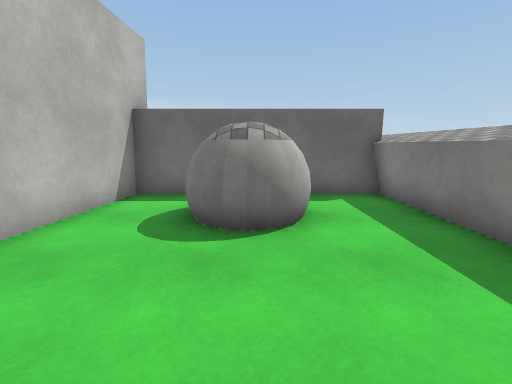
[1] (above)

16 first-person views from a walk through a 3-D level made in the Unity game engine. The camera is 1.3 m above the floor, tilts 10° down and sees 90° across. The floor is counted in squares, 1 m on a side. Each view is taken from the middle of a square. On the plan, view 1 faces up. The plan holds only what a view shows up to about 13 squares ahead; the rest is blank. The place goes on beyond the plan. Surface patterns are stand-ins for the level's own textures.

[2]
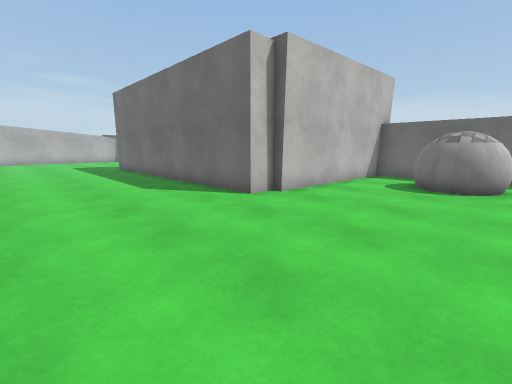

[3]
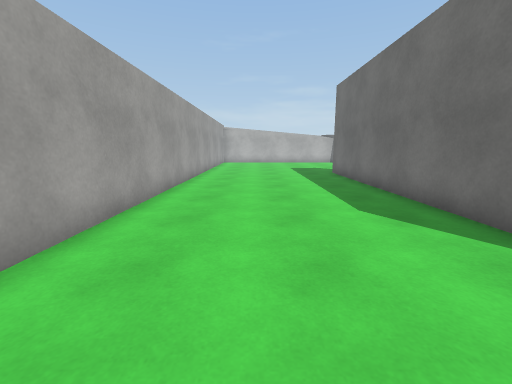

[4]
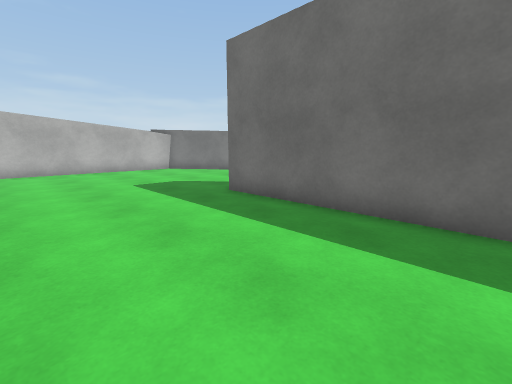

[5]
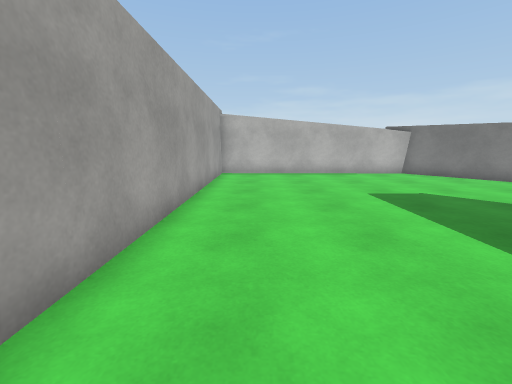

[6]
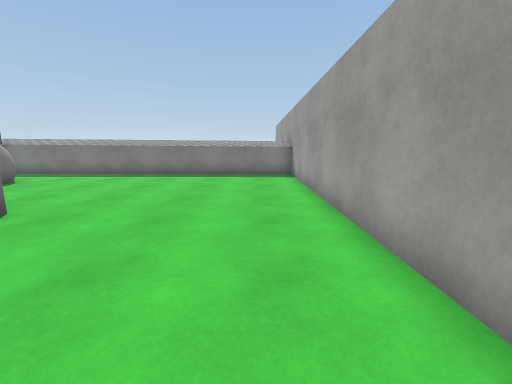

[7]
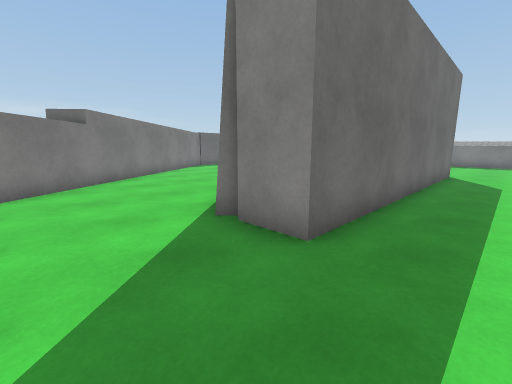

[8]
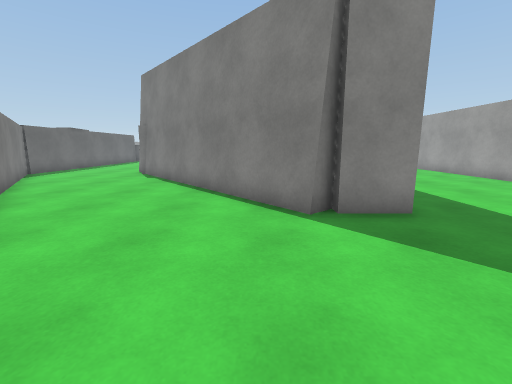

[9]
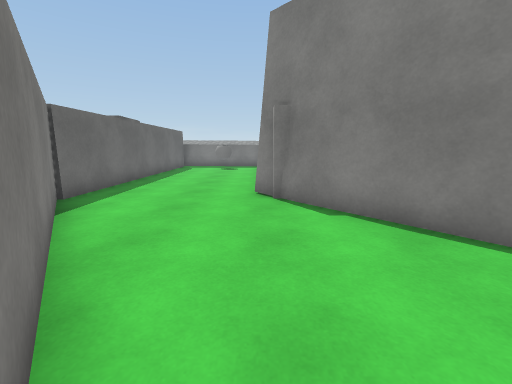

[10]
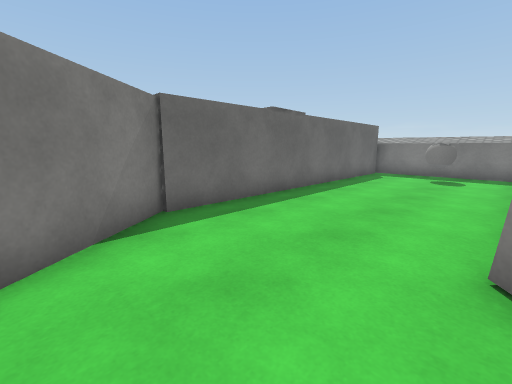

[11]
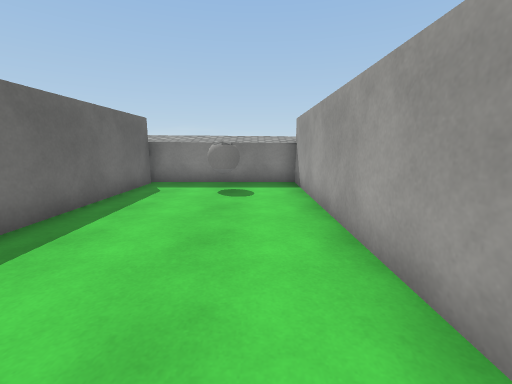

[12]
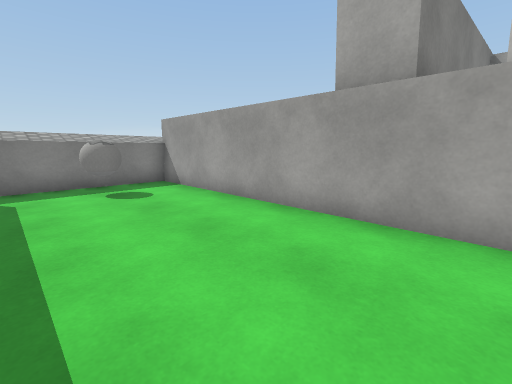

[13]
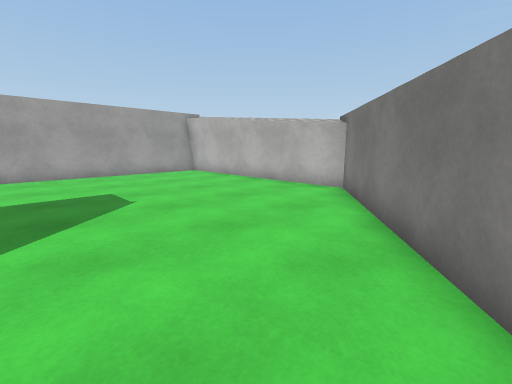

[14]
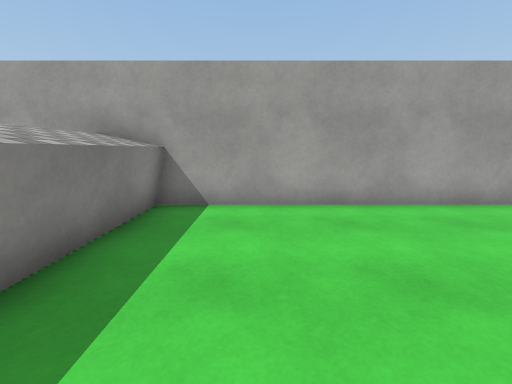

[15]
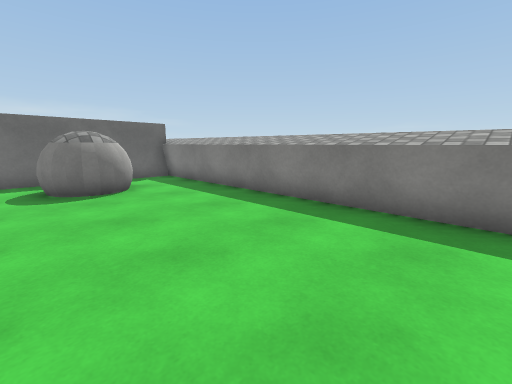

[16]
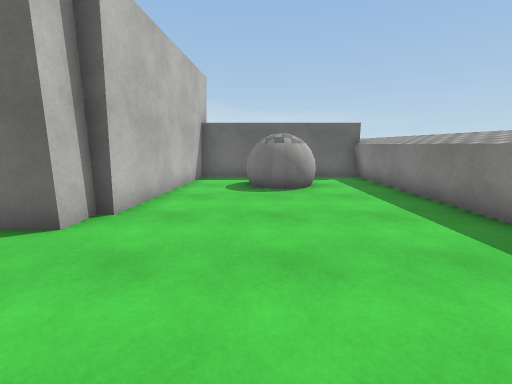

### Floor plan
Key: @ floor where view 1 was taken; # wall or solid block; . floor; ^ raised ledge; B white ball; A ball.
Columns run from 24 left of view 1 to 5 right of it. Each row starts with its distance up from view 1.
 14                ##############
 13               ##............#
 12             ###.............#
 11            ##.............A^#
 10          ###...............^#
  9         ##.................^#
  8        ##.......############
  7      ###.......##   ########
  6     ##........##    #..  ..^
  5    ##........##     #..BBB.^
  4  ###.......###      #..BB..^
  3 ##........##        #......^
  2 #........##         #......^
  1 #........##         #......^
  0 #........############...@..^
 -1 #..........................^
 -2 #..........................^
 -3 #..........................^^
 -4 #..........................^^
 -5 #..........................^^
 -6 #..........................^^
 -7 ############################^#

Where each view was taken, in squares from view 1:
view 1: 0 up, 0 right, facing up
view 2: 5 down, 1 right, facing up-left
view 3: 4 down, 2 left, facing left
view 4: 5 down, 9 left, facing up-left
view 5: 5 down, 11 left, facing left
view 6: 5 down, 9 left, facing right
view 7: 2 down, 18 left, facing up-right
view 8: 3 up, 20 left, facing right
view 9: 9 up, 14 left, facing right
view 10: 9 up, 10 left, facing up-right
view 11: 10 up, 6 left, facing right
view 12: 13 up, 6 left, facing down-right
view 13: 6 up, 16 left, facing down-left
view 14: 1 down, 1 right, facing down
view 15: 4 down, 2 left, facing up-right
view 16: 4 down, 1 left, facing up
